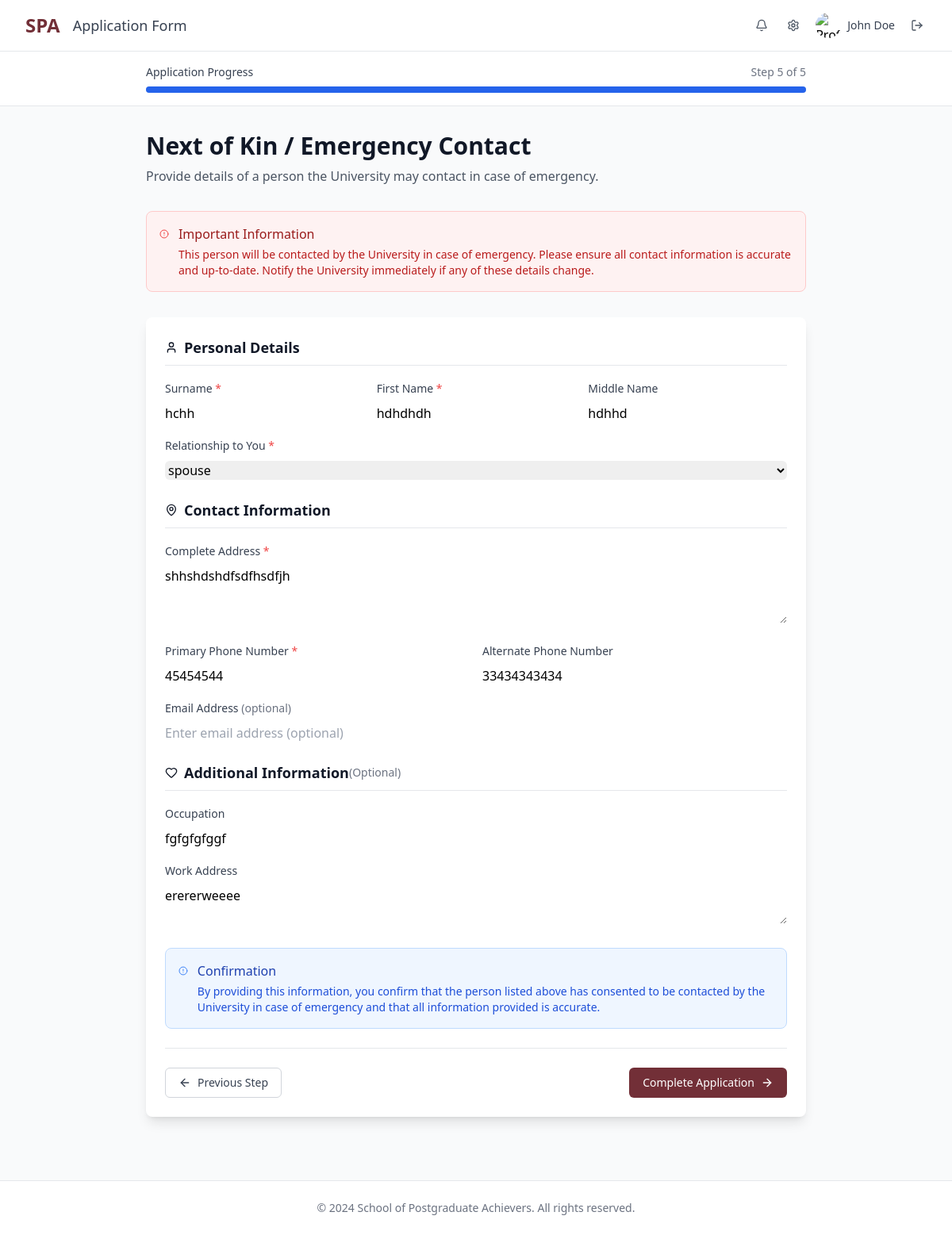
The app's page /apply/5/ (signed in) with its own data.
### application/models.py (models this page shows, shortened)
class NextOfKin(models.Model):
    RELATIONSHIP_CHOICES = [
        ('parent', 'Parent'),
        ('spouse', 'Spouse'),
        ('sibling', 'Sibling'),
        ('child', 'Child'),
        ('guardian', 'Guardian'),
        ('grandparent', 'Grandparent'),
        ('uncle_aunt', 'Uncle/Aunt'),
        ('cousin', 'Cousin'),
        ('friend', 'Friend'),
        ('other', 'Other'),
    ]
    applicant = models.ForeignKey(Application, on_delete=models.CASCADE, related_name='next_of_kin')
    session = models.ForeignKey(Session, on_delete=models.CASCADE, null=True)
    surname = models.CharField(max_length=100, blank=False)
    first_name = models.CharField(max_length=100, blank=False)
    middle_name = models.CharField(max_length=100, blank=True, null=True)
    relationship = models.CharField(max_length=50, blank=False, choices=RELATIONSHIP_CHOICES)
    address = models.TextField(blank=False)
    phone_number = models.CharField(max_length=20, blank=False)
    alternate_phone_number = models.CharField(max_length=20, blank=True, null=True)
    email = models.EmailField(blank=True, null=True)
    occupation = models.CharField(max_length=100, blank=True, null=True)
    work_address = models.TextField(blank=True, null=True)
    class Meta:
        verbose_name = "Next of Kin"
        verbose_name_plural = "Next of Kin"
        ordering = ['-id']

### application/views.py (the view, shortened to what this page needs)
# urls.py: path('apply/5/', views.ApplyFive, name="applyfive"),
def ApplyFive(request):
    if request.user.is_authenticated:
        user = request.user
        applicant = get_object_or_404(Application, applicant=user)
        current_session = Session.objects.filter(is_current=True).first()
        context = {}
        next_of_kin = NextOfKin.objects.filter(applicant=applicant, session=current_session).first()
        nok = ['parent', 'spouse', 'sibling', 'child', 'guardian', 'grandparent', 'uncle_aunt', 'cousin', 'friend', 'other']
        if request.method == 'GET':
            context = {
                'nok': nok,
                'next_of_kin': next_of_kin,
                'current_year': timezone.now().year,
            }
            return render(request, './application/applyfive.html', context)

### templates/application/applyfive.html (shortened to what this page needs)
<!DOCTYPE html>
<html lang="en">
<head>
    <script src="https://cdn.tailwindcss.com"></script>
</head>
<body class="min-h-screen bg-gray-50 flex flex-col">
    <header class="bg-white shadow-sm border-b">
        <div class="max-w-7xl mx-auto px-4 sm:px-6 lg:px-8">
            <div class="flex justify-between items-center py-4">
                <div class="flex items-center">
                    <div class="flex-shrink-0">
                        <h1 class="text-2xl font-bold text-[#722F37]">SPA</h1>
                    </div>
                    <div class="ml-4">
                        <h2 class="text-lg font-medium text-gray-700">Application Form</h2>
                    </div>
                </div>
                <div class="flex items-center space-x-4">
                    <button class="p-1 text-gray-600 hover:text-gray-900">
                        <i data-lucide="bell" class="h-4 w-4"></i>
                    </button>
                    <button class="p-1 text-gray-600 hover:text-gray-900">
                        <i data-lucide="settings" class="h-4 w-4"></i>
                    </button>
                    <div class="flex items-center space-x-2">
                        <img src="/placeholder.svg?height=40&width=40" alt="Profile" class="h-8 w-8 rounded-full">
                        <span class="text-sm font-medium text-gray-700">John Doe</span>
                    </div>
                    <button class="p-1 text-gray-600 hover:text-gray-900">
                        <i data-lucide="log-out" class="h-4 w-4"></i>
                    </button>
                </div>
            </div>
        </div>
    </header>
    <div class="bg-white border-b">
        <div class="max-w-4xl mx-auto px-4 sm:px-6 lg:px-8 py-4">
            <div class="flex items-center justify-between mb-2">
                <h3 class="text-sm font-medium text-gray-700">Application Progress</h3>
                <span class="text-sm text-gray-500">Step 5 of 5</span>
            </div>
            <div class="w-full bg-gray-200 rounded-full h-2">
                <div class="bg-blue-600 h-2 rounded-full" style="width: 100%"></div>
            </div>
        </div>
    </div>
    <main class="flex-1 max-w-4xl mx-auto px-4 sm:px-6 lg:px-8 py-8">
        <div class="mb-8">
            <h1 class="text-3xl font-bold text-gray-900 mb-2">Next of Kin / Emergency Contact</h1>
            <p class="text-gray-600">
                Provide details of a person the University may contact in case of emergency.
            </p>
        </div>
        <div class="bg-red-50 border border-red-200 rounded-lg p-4 mb-8">
            <div class="flex items-start">
                <i data-lucide="alert-circle" class="h-5 w-5 text-red-500 mr-3 mt-0.5"></i>
                <div>
                    <h4 class="font-medium text-red-800 mb-1">Important Information</h4>
                    <p class="text-sm text-red-700">
                        This person will be contacted by the University in case of emergency. Please ensure all contact
                        information is accurate and up-to-date. Notify the University immediately if any of these details change.
                    </p>
                </div>
            </div>
        </div>
        <form method="post" action="/apply/5/" enctype="multipart/form-data">
            <div class="bg-white shadow-lg border-0 rounded-lg">
                <div class="p-6 space-y-6">
                    <div class="space-y-4">
                        <h3 class="text-lg font-semibold text-gray-900 border-b pb-2 flex items-center">
                            <i data-lucide="user" class="h-4 w-4 mr-2"></i>
                            Personal Details
                        </h3>
                        <div class="grid grid-cols-1 md:grid-cols-3 gap-4">
                            <div class="space-y-2">
                                <label for="surname" class="text-sm font-medium text-gray-700">
                                    Surname <span class="text-red-500">*</span>
                                </label>
                                <input type="text" id="surname" name="surname" class="w-full border-gray-300 rounded-md" value="{{ next_of_kin.surname|default:'' }}" placeholder="Enter surname">
                            </div>
                            <div class="space-y-2">
                                <label for="first_name" class="text-sm font-medium text-gray-700">
                                    First Name <span class="text-red-500">*</span>
                                </label>
                                <input type="text" id="first_name" name="first_name" class="w-full border-gray-300 rounded-md" value="{{ next_of_kin.first_name|default:'' }}" placeholder="Enter first name">
                            </div>
                            <div class="space-y-2">
                                <label for="middle_name" class="text-sm font-medium text-gray-700">
                                    Middle Name
                                </label>
                                <input type="text" id="middle_name" name="middle_name" class="w-full border-gray-300 rounded-md" value="{{ next_of_kin.middle_name|default:'' }}" placeholder="Enter middle name (optional)">
                            </div>
                        </div>
                        <div class="space-y-2">
                            <label for="relationship" class="text-sm font-medium text-gray-700">
                                Relationship to You <span class="text-red-500">*</span>
                            </label>
                            <select id="relationship" name="relationship" class="w-full border-gray-300 rounded-md">
                                {% for rel in nok %}
                                    <option value="{{ rel }}" {% if next_of_kin.relationship == rel %}selected{% endif %}>{{ rel }}</option>
                                {% endfor %}
                            </select>
                        </div>
                    </div>
                    <div class="space-y-4">
                        <h3 class="text-lg font-semibold text-gray-900 border-b pb-2 flex items-center">
                            <i data-lucide="map-pin" class="h-4 w-4 mr-2"></i>
                            Contact Information
                        </h3>
                        <div class="space-y-2">
                            <label for="address" class="text-sm font-medium text-gray-700">
                                Complete Address <span class="text-red-500">*</span>
                            </label>
                            <textarea id="address" name="address" class="w-full border-gray-300 rounded-md" rows="3" placeholder="Enter complete residential address including street, city, state, and postal code">{{ next_of_kin.address|default:'' }}</textarea>
                        </div>
                        <div class="grid grid-cols-1 md:grid-cols-2 gap-4">
                            <div class="space-y-2">
                                <label for="phone_number" class="text-sm font-medium text-gray-700">
                                    Primary Phone Number <span class="text-red-500">*</span>
                                </label>
                                <input type="text" id="phone_number" name="phone_number" class="w-full border-gray-300 rounded-md" value="{{ next_of_kin.phone_number|default:'' }}" placeholder="Enter primary phone number">
                            </div>
                            <div class="space-y-2">
                                <label for="alternate_phone_number" class="text-sm font-medium text-gray-700">
                                    Alternate Phone Number
                                </label>
                                <input type="text" id="alternate_phone_number" name="alternate_phone_number" class="w-full border-gray-300 rounded-md" value="{{ next_of_kin.alternate_phone_number|default:'' }}" placeholder="Enter alternate phone number (optional)">
                            </div>
                        </div>
                        <div class="space-y-2">
                            <label for="email" class="text-sm font-medium text-gray-700">
                                Email Address <span class="text-gray-500">(optional)</span>
                            </label>
                            <input type="email" id="email" name="email" class="w-full border-gray-300 rounded-md" value="{{ next_of_kin.email|default:'' }}" placeholder="Enter email address (optional)">
                        </div>
                    </div>
                    <div class="space-y-4">
                        <h3 class="text-lg font-semibold text-gray-900 border-b pb-2 flex items-center">
                            <i data-lucide="heart" class="h-4 w-4 mr-2"></i>
                            Additional Information <span class="text-sm font-normal text-gray-500">(Optional)</span>
                        </h3>
                        <div class="space-y-2">
                            <label for="occupation" class="text-sm font-medium text-gray-700">
                                Occupation
                            </label>
                            <input type="text" id="occupation" name="occupation" class="w-full border-gray-300 rounded-md" value="{{ next_of_kin.occupation|default:'' }}" placeholder="Enter occupation (optional)">
                        </div>
                        <div class="space-y-2">
                            <label for="work_address" class="text-sm font-medium text-gray-700">
                                Work Address
                            </label>
                            <textarea id="work_address" name="work_address" class="w-full border-gray-300 rounded-md" rows="2" placeholder="Enter work address (optional)">{{ next_of_kin.work_address|default:'' }}</textarea>
                        </div>
                    </div>
                    <div class="bg-blue-50 border border-blue-200 rounded-lg p-4">
                        <div class="flex items-start">
                            <i data-lucide="alert-circle" class="h-5 w-5 text-blue-500 mr-3 mt-0.5"></i>
                            <div>
                                <h4 class="font-medium text-blue-800 mb-1">Confirmation</h4>
                                <p class="text-sm text-blue-700">
                                    By providing this information, you confirm that the person listed above has consented to be
                                    contacted by the University in case of emergency and that all information provided is accurate.
                                </p>
                            </div>
                        </div>
                    </div>
                    <div class="flex flex-col sm:flex-row gap-4 pt-6 border-t">
                        <button type="button" onclick="window.history.back()" class="flex items-center justify-center px-4 py-2 border border-gray-300 text-sm font-medium rounded-md text-gray-700 bg-white hover:bg-gray-50">
                            <i data-lucide="arrow-left" class="h-4 w-4 mr-2"></i>
                            Previous Step
                        </button>
                        <div class="flex gap-3 sm:ml-auto">
                            <button type="submit" name="action" value="next" class="bg-[#722F37] hover:bg-[#5a252a] text-white flex items-center justify-center px-4 py-2 border border-transparent text-sm font-medium rounded-md">
                                Complete Application
                                <i data-lucide="arrow-right" class="h-4 w-4 ml-2"></i>
                            </button>
                        </div>
                    </div>
                </div>
            </div>
        </form>
    </main>
    <footer class="bg-white border-t mt-12">
        <div class="max-w-7xl mx-auto px-4 sm:px-6 lg:px-8 py-6">
            <div class="text-center text-sm text-gray-500">
                <p>&copy; 2024 School of Postgraduate Achievers. All rights reserved.</p>
            </div>
        </div>
    </footer>
</body>
</html>

### records on screen
NextOfKin: surname "hchh", first_name "hdhdhdh", middle_name "hdhhd", relationship "spouse", address "shhshdshdfsdfhsdfjh", phone_number "45454544", alternate_phone_number "33434343434", occupation "fgfgfgfggf", work_address "erererweeee"
